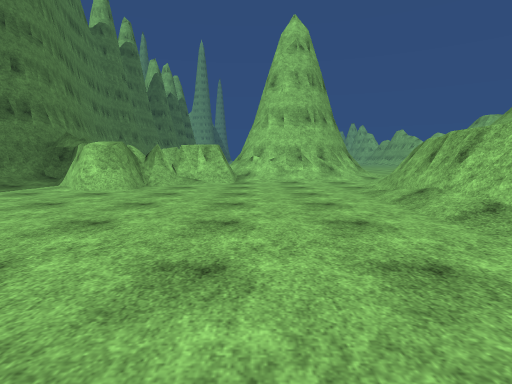
View 1 (above)

24 first-person views from a walk through a Unity game level. The camera is 1.2 m above the floor, tilts 6° down and sees 80° across. The floor is counted in squares, 2 m on a side. Each view is taken from the middle of a square. On the plan, view 1 faces up. The plan holds only what a view shows up to about 9 squares ahead; the rest is blank. The place goes on beyond the plan. The player is left out. Surface patterns are stand-ins for the level's own textures.

View 2
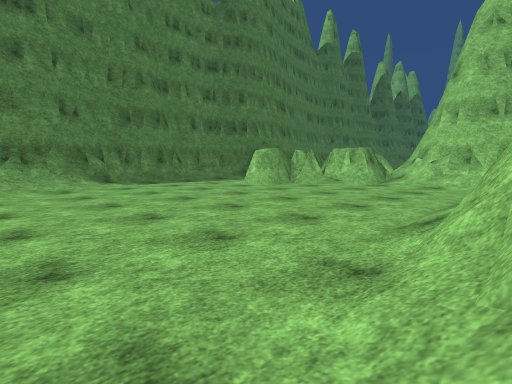

View 3
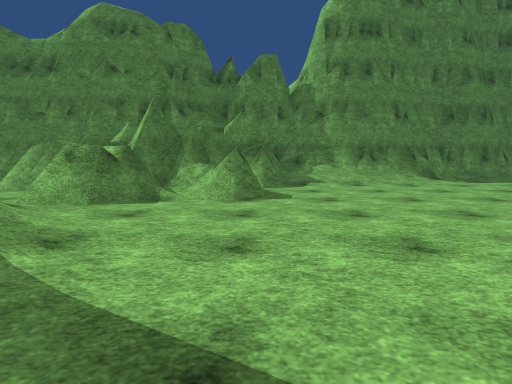

View 4
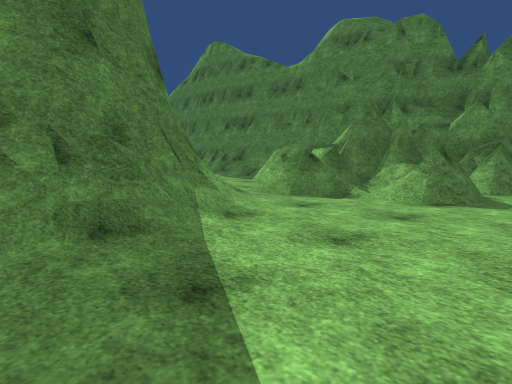

View 5
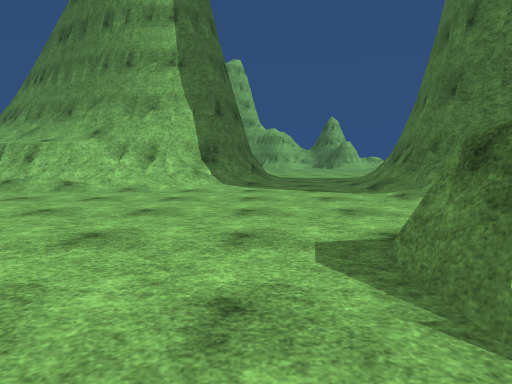

View 6
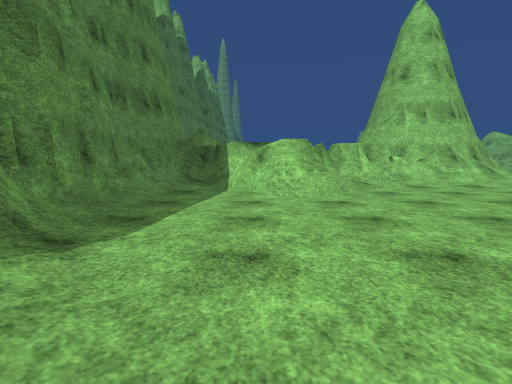

View 7
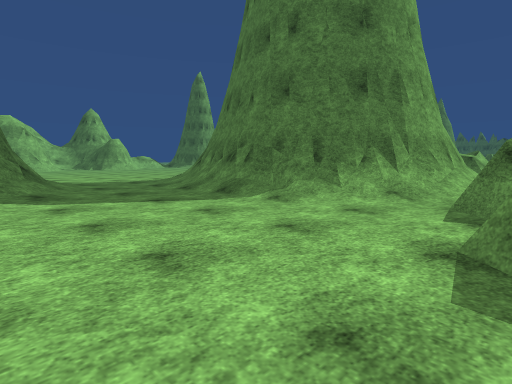

View 8
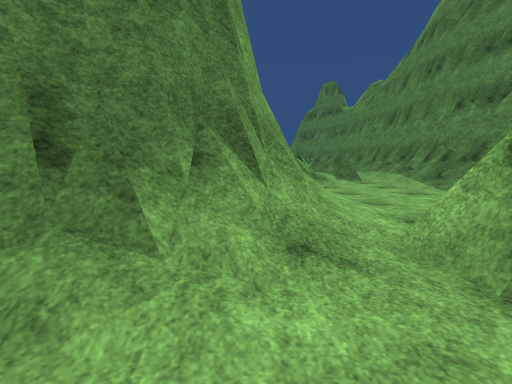

View 9
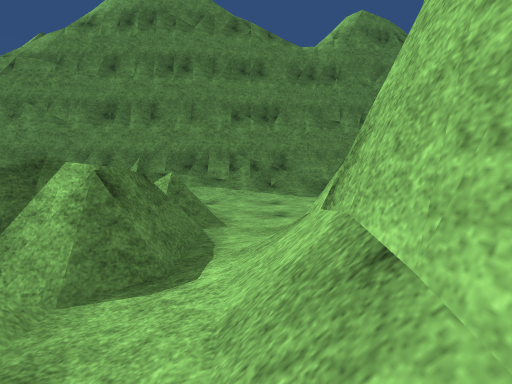

View 10
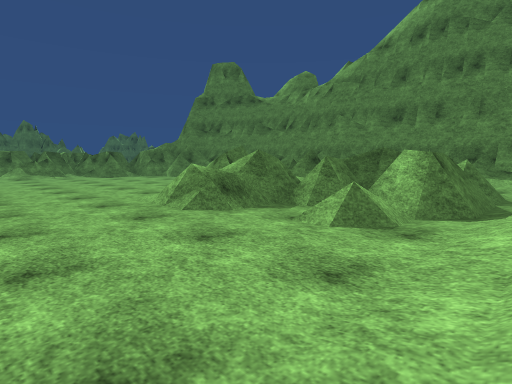

View 11
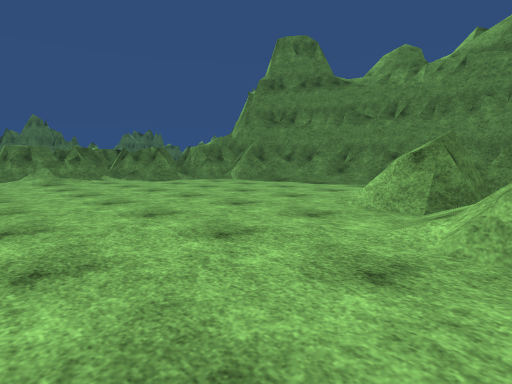

View 12
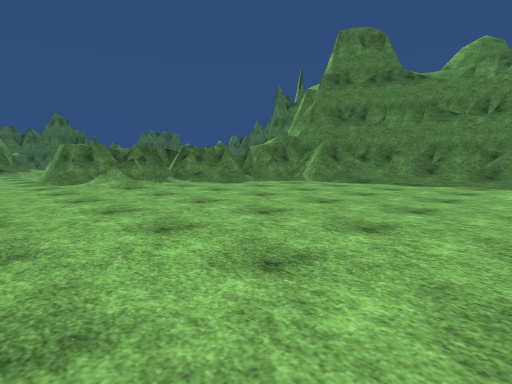

View 13
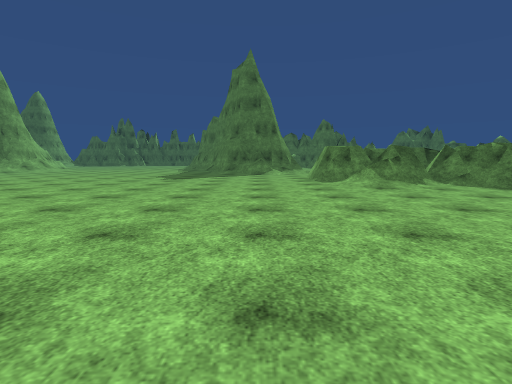

View 14
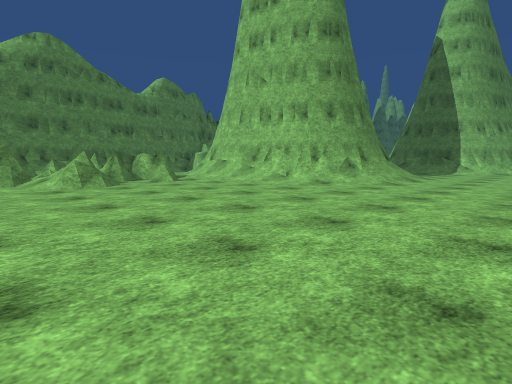

View 15
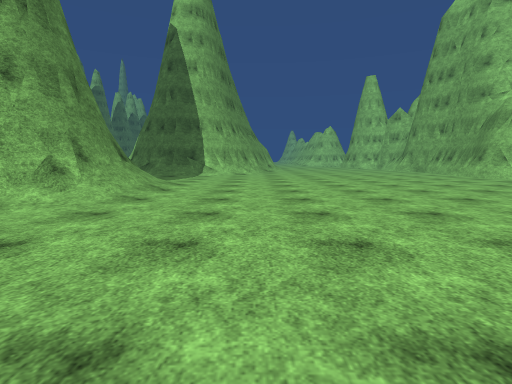

View 16
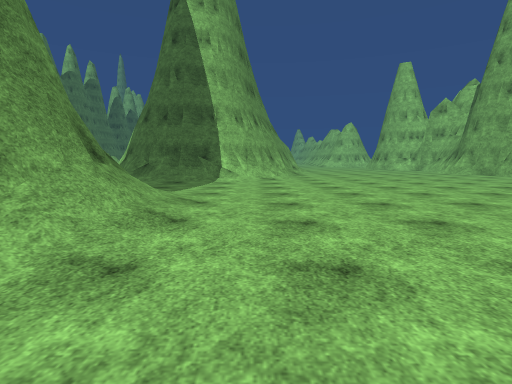

View 17
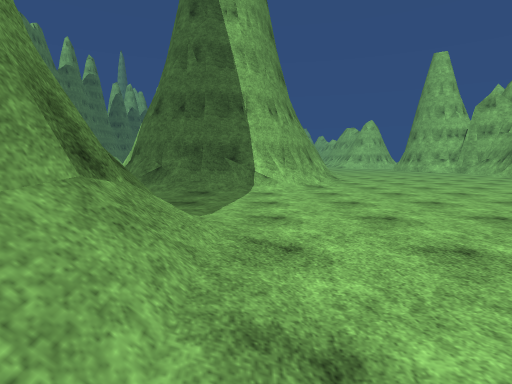

View 18
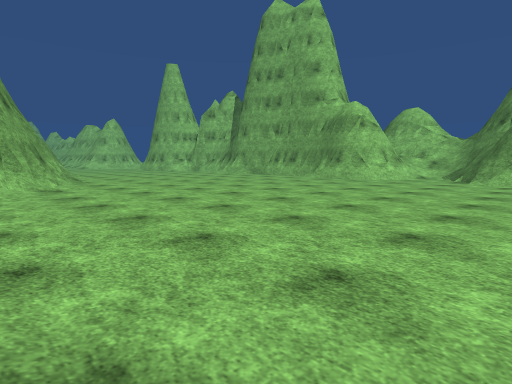

View 19
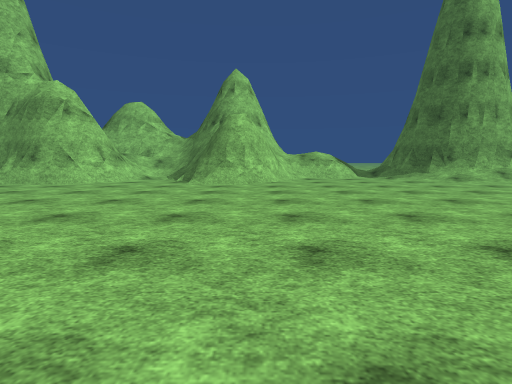

View 20
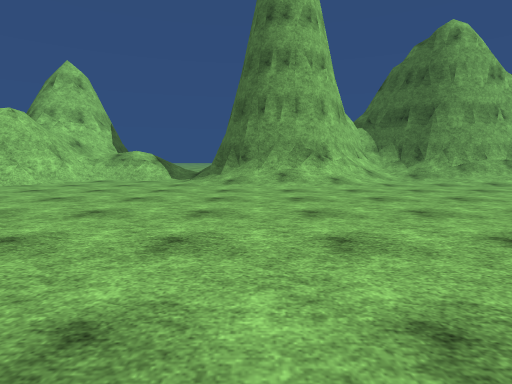

View 21
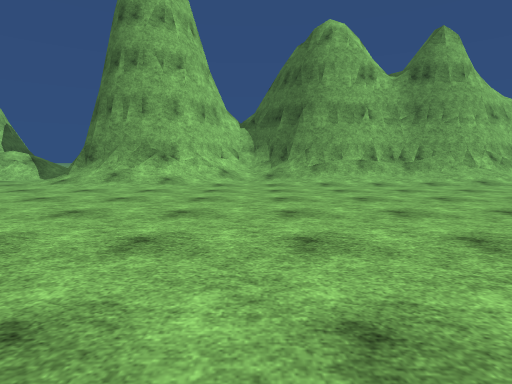

View 22
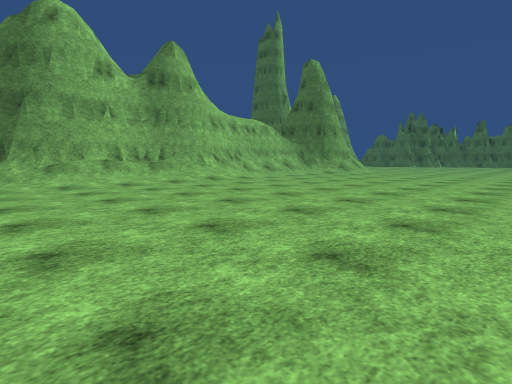

View 23
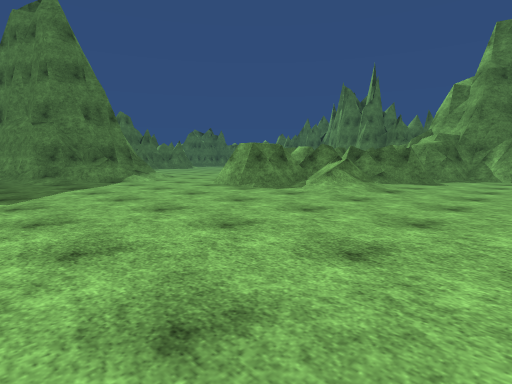

View 24
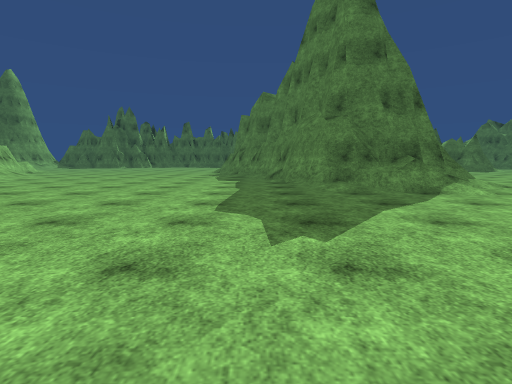

### Floor plan
Key: @ floor where view 1 was taken; # wall or solid block; x gap in a wall; . main floor; : floor 2 m higher than the main floor; / step, stairs or slope; = window, fence, low wall or low ledge.
Columns run from 7 left of view 1 to 19 right of it. Each row starts with its distance up from view 1.
 10       #####
  9      ##////==
  8 #######....  =
  7 #=.##/....===#
  6 #/........=:##
  5 ##......./==#
  4  #......./=##
  3  #/....../=##
  2  #/....../##    #.
  1  ##.......##   ##.....
  0  ##/...@../#####/.....
 -1  #/......../##//....... #
 -2  #####......./..........#
 -3   ###/..................##
 -4   ###=///##//............#
 -5   ####x######/............
 -6   ###./#    ##/..........=
 -7   ###./#     #/.........##
 -8   #/../#    ##/.........##
 -9   #/../ #####/...........##
-10   #/...//////.............=
-11   ##./=##/.................
-12   ###/=##/.................
-13   ##   ##/............../##
-14   ## ##=#//............./#
-15    # ####/............../#
-16    # # //......... ...../##
-17    #/..........   ......./#
-18    ##/.......... ........//
-19    ##/.................../#
-20     #/.................../#
-21     ###................../#
-22      ##................../#
-23       ###.=/............./#
-24        ####/............./#
-25         ####...........  /#
-26          ###..........
-27            ..........
-28             .........
-29            ./=/.......
-30           ./###/.......
-31              ###........
-32                #........

Where each view was taken, in squares from view 1:
view 1: 0 up, 0 right, facing up
view 2: 0 up, 3 right, facing up-left
view 3: 2 down, 3 right, facing left
view 4: 1 down, 3 right, facing down-left
view 5: 1 down, 4 left, facing right
view 6: 1 up, 4 left, facing up
view 7: 0 up, 2 left, facing down-right
view 8: 3 down, 0 right, facing down
view 9: 10 down, 3 right, facing left
view 10: 10 down, 5 right, facing down-left
view 11: 14 down, 5 right, facing down-left
view 12: 16 down, 6 right, facing down-left
view 13: 16 down, 6 right, facing down
view 14: 16 down, 10 right, facing up-left
view 15: 13 down, 9 right, facing up
view 16: 10 down, 8 right, facing up
view 17: 8 down, 7 right, facing up
view 18: 8 down, 7 right, facing up-right
view 19: 8 down, 9 right, facing right
view 20: 14 down, 10 right, facing right
view 21: 18 down, 10 right, facing right
view 22: 18 down, 10 right, facing down-right
view 23: 20 down, 9 right, facing down-left
view 24: 23 down, 9 right, facing down
